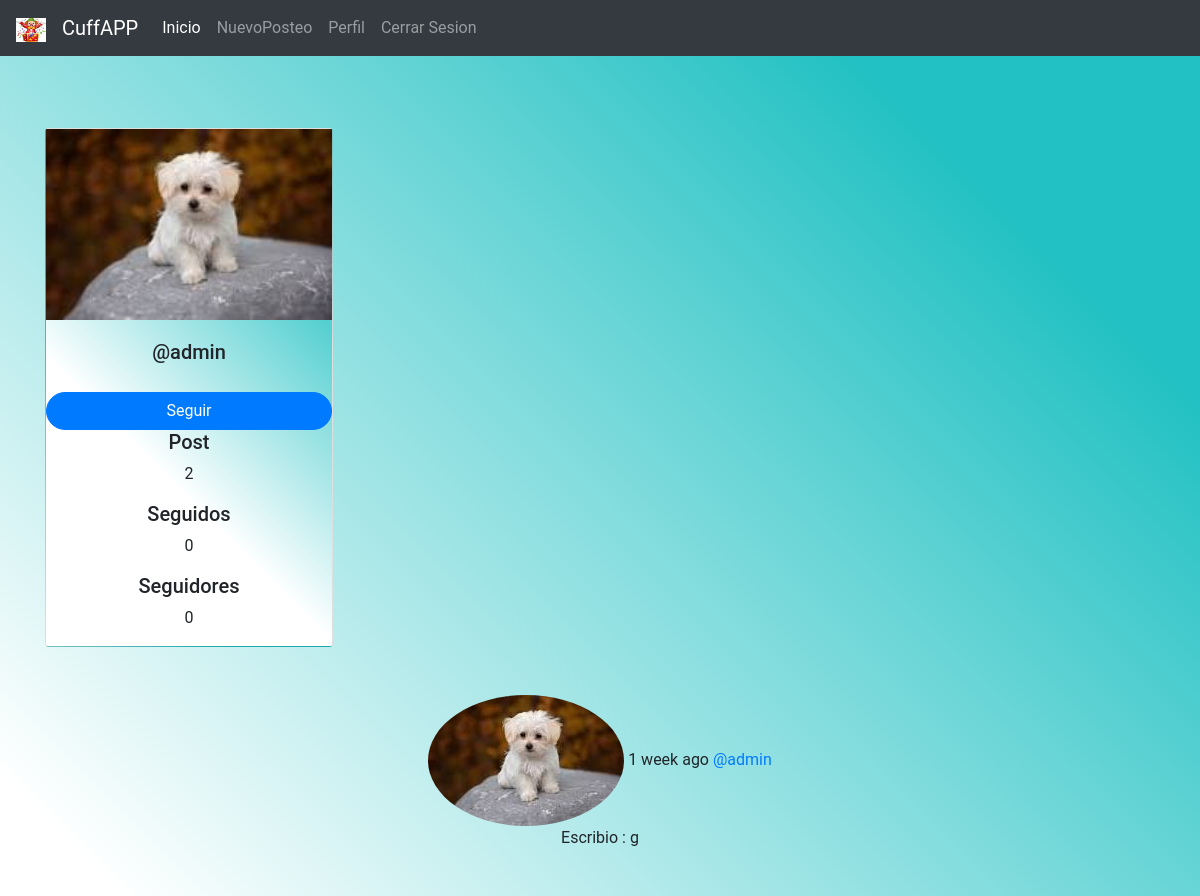
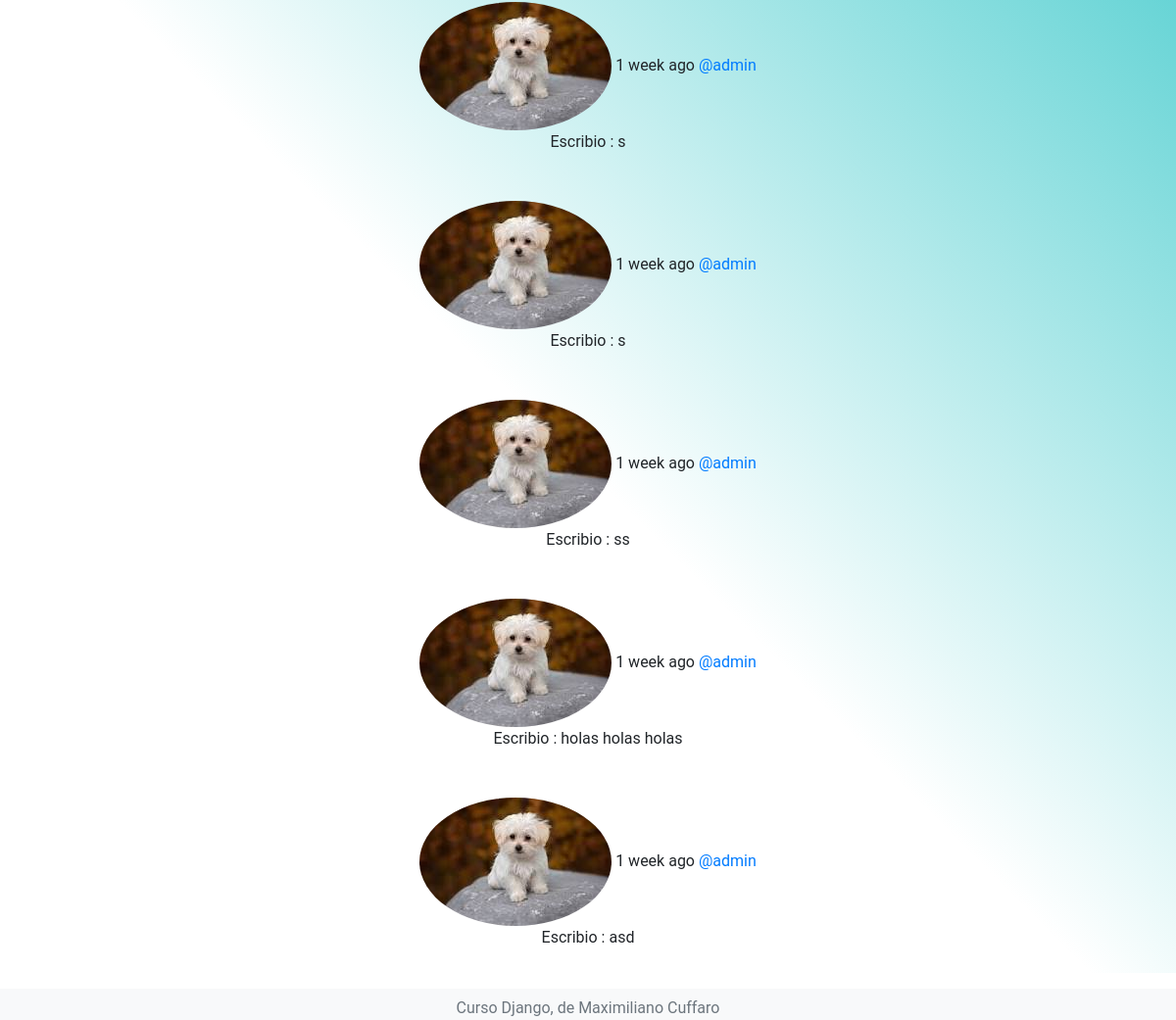
Screenshot of /profile/admin/ (signed in) with the database file from the repository (2 pictures, top to bottom).
### base/models.py (models this page shows, shortened)
class Profile(models.Model):
    user = models.OneToOneField(User, on_delete=models.CASCADE)
    image = models.ImageField(default='mono.jpg')
    def following(self):
        user_ids = Relationship.objects.filter(from_user=self.user)\
                                    .values_list('to_user_id', flat=True)
        return User.objects.filter(id__in=user_ids)
    def followers(self):
        user_ids = Relationship.objects.filter(to_user=self.user)\
                                    .values_list('from_user_id', flat=True)
        return User.objects.filter(id__in=user_ids)

class Post(models.Model):
    title = models.CharField (max_length=199)
    text = models.TextField()
    timestamp = models.DateTimeField(default=timezone.now)
    created = models.DateTimeField(auto_now_add = True)
    updated = models.DateTimeField(auto_now = True)
    user = models.ForeignKey(User, on_delete=models.CASCADE, related_name='posts')

### base/views.py (the view)
# urls.py: path('profile/', views.profile, name='profile'),
def profile(request, username=None):
    current_user = request.user
    if username and username != current_user.username:
        user = User.objects.get(username=username)
        posts = user.posts.all()
    else:
        posts = current_user.posts.all()
        user = current_user
    return render(request, 'profile.html', {'user':user, 'posts':posts})

### templates/profile.html
{% extends "layouts/feed.html" %}
{% block content %}
<div class="card bg_animate"  style="width:18rem;">
    <img class="card-imag-top" src="{{ user.profile.image.url }}" alt="Card image cap">
    <div class="card-body text-center">
        <h5 class=""card-title>@{{ user.username }}</h5>
    </div>
    {% if request.user.is_authenticated %}
        {% if user.username != request.user.username %}
            {% if user not in request.user.profile.following %}
                <a href="{% url 'follow' user %}" class="btn btn-primary rounded-pill"> Seguir</a>
            {% else %}
            <a href="{% url 'unfollow' user %}" class="btn btn-primary rounded-pill"> Dejar de Seguir</a>
                {% endif %}
        {% endif %}
    {% endif %}
    <div class="Follow text-center">
        <div>
            <h5> Post </h5>
            <p>{{ request.user.posts.count }}</p>
        </div>
        <div>
            <h5> Seguidos </h5>
            <p> {{ request.user.profile.following.count }} </p>
        </div>
        <div>
            <h5>Seguidores</h5>
            <p>{{ request.user.profile.followers.count }}</p>
        </div>
    </div>
</div>
{{ block.super }}
{% endblock %}

### templates/layouts/feed.html (shortened to what this page needs)
{% extends "layouts/main.html" %}
{% load humanize %}
{% block content %}
{% for post in posts%}
    <div class="container; text-center pt-5">
        <img class="rounded-circle" src="{{ post.user.profile.image.url }}">
        <time data-time="#"> {{ post.timestamp|naturaltime }}</time>
        <a href="{% url 'profile' post.user.username %}">@{{post.user.username}} </a></h2>
        <div class="post">Escribio :  {{ post.text }}</div>
    </div>
{% endfor %}
{% endblock %}

### rows the page displays
Post: user.profile.image (picture), timestamp "1 week ago", user.username "admin", text "g"
Post: user.profile.image (picture), timestamp "1 week ago", user.username "admin", text "s"
Post: user.profile.image (picture), timestamp "1 week ago", user.username "admin", text "s"
Post: user.profile.image (picture), timestamp "1 week ago", user.username "admin", text "ss"
Post: user.profile.image (picture), timestamp "1 week ago", user.username "admin", text "holas holas holas"
Post: user.profile.image (picture), timestamp "1 week ago", user.username "admin", text "asd"

### other values shown
{{ user.username }} "admin"
{{ request.user.posts.count }} "2"
{{ request.user.profile.following.count }} "0"
{{ request.user.profile.followers.count }} "0"
